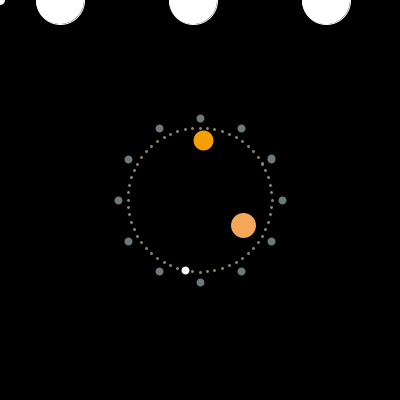
Frame 1 (no input)
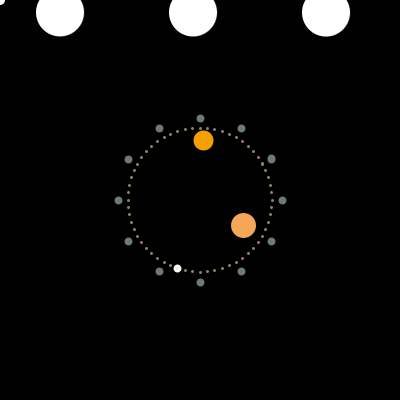
Frame 60 (the mouse pressed at the canvas centre just before this capture)
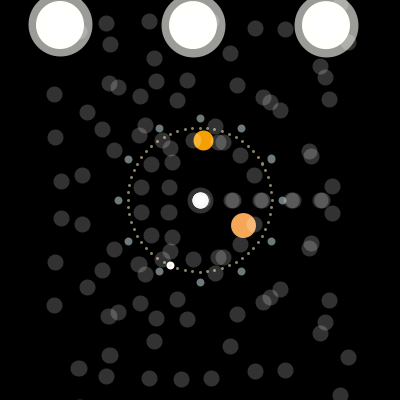
Frame 120 (the mouse held since frame 60 and released just before this capture)

The Processing sketch that drew these frames (run headless with seeded random() and noise(); from frame 60 on, the mouse is pressed at the canvas centre):

// Processing sketch: processing_8548
// ── processing_8548.pde

float w = 0.0;
float z = 0.0;
int r = second();

void setup() {
  size(400, 400);
  stroke(255);
  smooth();
  
}
void draw() {
  background(0,0,0,0);
  for (int z = 60; z < 400; z += (width/3)) { 
  ellipse(z, w, r+(r/2) , r+(r/2)); 
  w += 0.07;
  if (w > 400+r){
  w = -1;
  }
  }
  stroke(255,255,255,150);
  

  fill(255);
  float s = map(second(), 0, 60,0, TWO_PI) - HALF_PI;
  float m = map(minute() + norm(second(), 0, 60), 0, 60, 0, TWO_PI) - HALF_PI; 
  float h = map(hour() + norm(minute(), 0, 60), 0, 24, 0, TWO_PI * 2) - HALF_PI;

  
  strokeWeight(8);
  stroke(255);
  point(cos(s) * 72 +  (height/2), sin(s) * 72 + (width/2));
  strokeWeight(20);
  stroke(245,160,002);
  point( cos(m) * 60 +  (height/2), sin(m) * 60 + (width/2));
  stroke(244,167,87);
  strokeWeight(25);
  point( cos(h) * 50 + (height/2), sin(h) * 50 +(width/2));
  
   strokeWeight(3);
   stroke(227,226,175,150);
    for (int a = 0; a < 360; a+=6) {
    float x = (width/2) + ( cos(radians(a)) * 72 );
    float p = (height/2) + ( sin(radians(a)) * 72 );
    point(x, p);
    smooth();
  } 
    
   strokeWeight(8);
   stroke(108,123,120);
    for (int b = 0; b < 360; b+=30) {
    float k = (width/2) + ( cos(radians(b)) * 82 );
    float l = (height/2) + ( sin(radians(b)) * 82 );
    point(k,l);
  } 
  
   strokeWeight(mouseX/100*((width/150)%3)*mouseY/100*((height/150)%3));
   stroke(255,50);
    for (int n = 0; n<600; n+=60) {
       for (int b = 0; b < 360; b+=24){
        float j = (width/2) + ( cos(radians(b)) * n%149);
         float g = (height/2) + ( sin(radians(b)) * n%299);
          point(j,g);
 }  
 }
   ellipse(mouseX,mouseY,10,10);
   stroke (255,255,250,155);
 }
